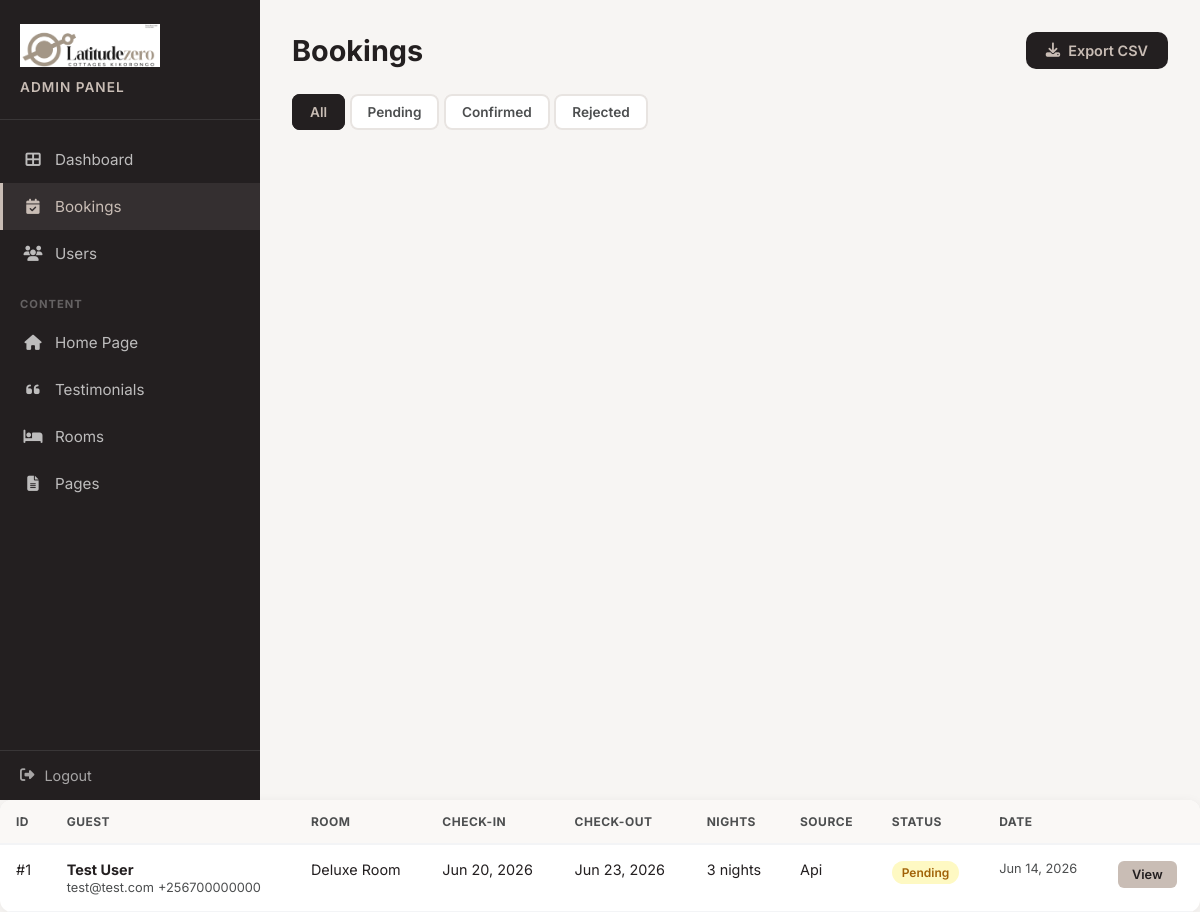
The page /admin/bookings/ (signed in) on the database as committed earlier.
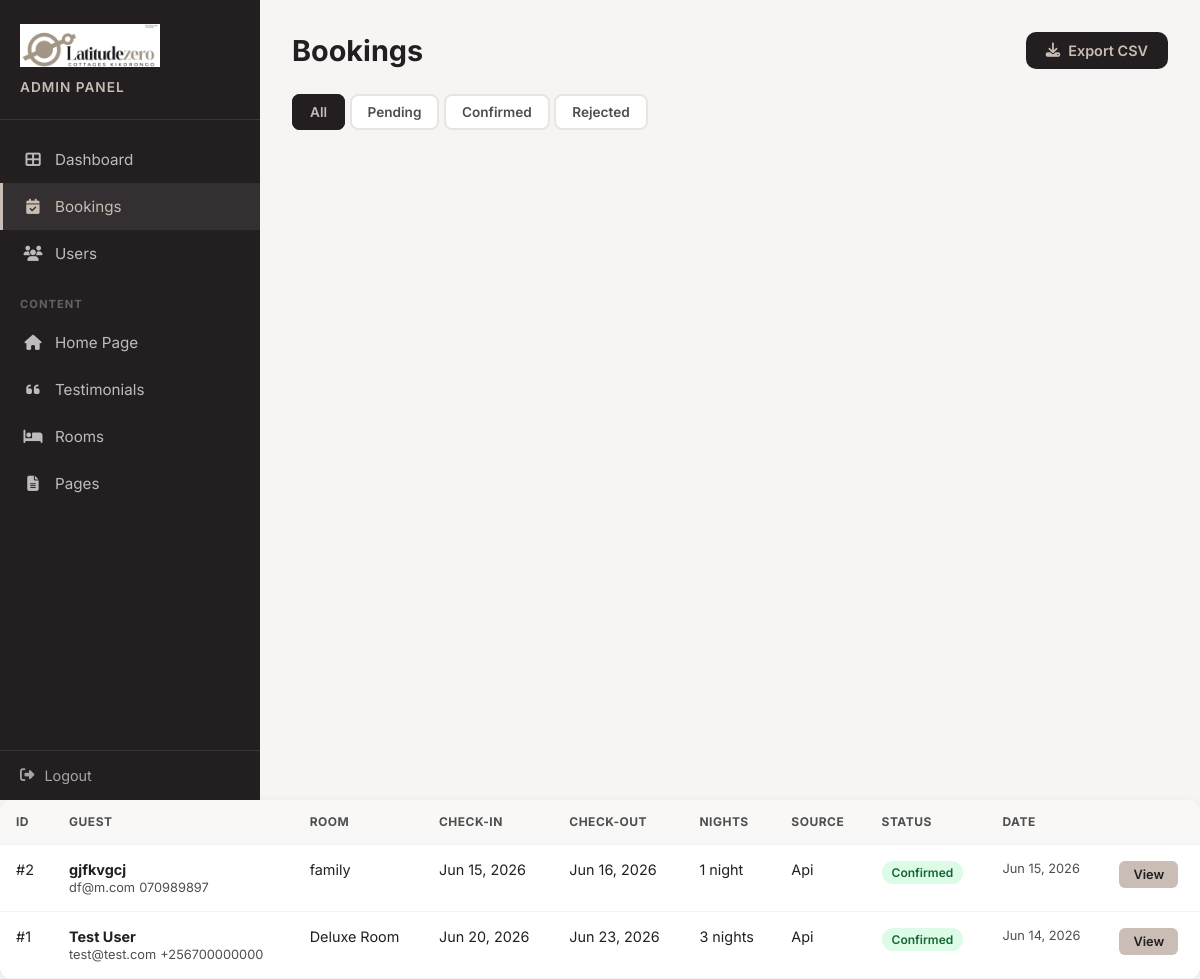
The same page on the database as committed later.
### models.py (models this page shows, shortened)
class Booking(db.Model):
    __tablename__ = 'bookings'
    id = db.Column(db.Integer, primary_key=True)
    checkin = db.Column(db.Date, nullable=False)
    checkout = db.Column(db.Date, nullable=False)
    guests = db.Column(db.String(20), nullable=False)
    room = db.Column(db.String(100), nullable=False)
    name = db.Column(db.String(120), nullable=False)
    email = db.Column(db.String(120), nullable=False)
    phone = db.Column(db.String(40))
    requests = db.Column(db.Text)
    status = db.Column(db.String(20), default='pending')
    source = db.Column(db.String(20), default='whatsapp')
    created_at = db.Column(db.DateTime, default=datetime.utcnow)
    @property
    def nights(self):
        if self.checkout and self.checkin:
            return (self.checkout - self.checkin).days
        return 0

### app.py (the view)
@app.route('/admin/bookings/')
@login_required
def admin_bookings():
    status_filter = request.args.get('status', '')
    page = request.args.get('page', 1, type=int)
    per_page = 20
    query = Booking.query
    if status_filter:
        query = query.filter_by(status=status_filter)
    query = query.order_by(Booking.created_at.desc())
    pagination = query.paginate(page=page, per_page=per_page, error_out=False)
    return render_template('bookings.html',
                           bookings=pagination.items,
                           pagination=pagination,
                           status_filter=status_filter)

### app.py (called while the page is built)
@login_manager.user_loader
def load_user(user_id):
    return User.query.get(int(user_id))

### templates/bookings.html (shortened to what this page needs)
<!DOCTYPE html>
<html lang="en">
<head>
    <link rel="stylesheet" href="https://cdnjs.cloudflare.com/ajax/libs/font-awesome/6.4.0/css/all.min.css">
</head>
<body>
    <div class="admin-layout">
        <aside class="sidebar">
            <div class="sidebar-header">
                <img src="/images/logos/secondary-logo.png" alt="Latitude Zero">
                <h2>Admin Panel</h2>
            </div>
            <nav class="sidebar-nav">
                <a href="/admin/"><i class="fas fa-th-large"></i> Dashboard</a>
                <a href="/admin/bookings/" class="active"><i class="fas fa-calendar-check"></i> Bookings</a>
                {% if current_user.is_superuser %}
                <a href="/admin/users/"><i class="fas fa-users"></i> Users</a>
                {% endif %}
                <div class="nav-section-title">Content</div>
                <a href="/admin/settings/"><i class="fas fa-home"></i> Home Page</a>
                <a href="/admin/testimonials/"><i class="fas fa-quote-left"></i> Testimonials</a>
                <a href="/admin/rooms/"><i class="fas fa-bed"></i> Rooms</a>
                <a href="/admin/pages/"><i class="fas fa-file-alt"></i> Pages</a>
            </nav>
            <div class="sidebar-footer">
                <a href="/admin/logout/"><i class="fas fa-sign-out-alt"></i> Logout</a>
            </div>
        </aside>
        <main class="main-content">
            <div class="page-header">
                <h1>Bookings</h1>
                <a href="/admin/bookings/export/" class="btn-export"><i class="fas fa-download"></i> Export CSV</a>
            </div>
                    <a href="/admin/bookings/" class="filter-btn {% if not status_filter %}active{% endif %}">All</a>
                    <a href="/admin/bookings/?status=pending" class="filter-btn {% if status_filter == 'pending' %}active{% endif %}">Pending</a>
                    <a href="/admin/bookings/?status=confirmed" class="filter-btn {% if status_filter == 'confirmed' %}active{% endif %}">Confirmed</a>
                    <a href="/admin/bookings/?status=rejected" class="filter-btn {% if status_filter == 'rejected' %}active{% endif %}">Rejected</a>
                </div>
            <div class="table-card">
                {% if bookings %}
                <table>
                    <thead>
                        <tr>
                            <th>ID</th>
                            <th>Guest</th>
                            <th>Room</th>
                            <th>Check-in</th>
                            <th>Check-out</th>
                            <th>Nights</th>
                            <th>Source</th>
                            <th>Status</th>
                            <th>Date</th>
                            <th></th>
                        </tr>
                    </thead>
                    <tbody>
                        {% for booking in bookings %}
                        <tr>
                            <td>#{{ booking.id }}</td>
                            <td>
                                <div class="guest-info">
                                    <strong>{{ booking.name }}</strong>
                                    <span>{{ booking.email }}</span>
                                    {% if booking.phone %}
                                    <span>{{ booking.phone }}</span>
                                    {% endif %}
                                </div>
                            </td>
                            <td>{{ booking.room }}</td>
                            <td>{{ booking.checkin.strftime('%b %d, %Y') }}</td>
                            <td>{{ booking.checkout.strftime('%b %d, %Y') }}</td>
                            <td>{{ booking.nights }} night{{ 's' if booking.nights != 1 else '' }}</td>
                            <td style="text-transform:capitalize;">{{ booking.source }}</td>
                            <td><span class="badge {{ booking.status }}">{{ booking.status|title }}</span></td>
                            <td style="color:#4C4E4F;font-size:0.8rem;">{{ booking.created_at.strftime('%b %d, %Y') }}</td>
                            <td><a href="/admin/bookings/{{ booking.id }}/" class="btn-sm">View</a></td>
                        </tr>
                        {% endfor %}
                    </tbody>
                </table>
                {% else %}
                <div class="empty-state">
                    <i class="fas fa-calendar-times"></i>
                    <p>No bookings found.{% if status_filter %} <a href="/admin/bookings/">Clear filter</a>{% endif %}</p>
                </div>
                {% endif %}
            </div>
</body>
</html>

### templates/bookings.html (style rules this page uses)
* { margin: 0; padding: 0; box-sizing: border-box; }
body { font-family: 'Inter', sans-serif; background: #f7f5f3; color: #231F20; min-height: 100vh; }
.admin-layout { display: flex; min-height: 100vh; }
.sidebar { width: 260px; background: #231F20; color: #fff; flex-shrink: 0; display: flex; flex-direction: column; }
.sidebar-header { padding: 24px 20px; border-bottom: 1px solid rgba(255,255,255,0.1); }
.sidebar-header img { max-width: 140px; margin-bottom: 8px; }
.sidebar-header h2 { font-size: 0.85rem; font-weight: 600; color: #C9BDB5; text-transform: uppercase; letter-spacing: 1px; }
.sidebar-nav { flex: 1; padding: 16px 0; }
.sidebar-nav a { display: flex; align-items: center; gap: 12px; padding: 14px 20px; color: rgba(255,255,255,0.7); text-decoration: none; font-size: 0.95rem; transition: all 0.2s; border-left: 3px solid transparent; }
.sidebar-nav a.active { background: rgba(201,189,181,0.1); color: #C9BDB5; border-left-color: #C9BDB5; }
.sidebar-nav a i { width: 20px; text-align: center; }
.sidebar-nav .nav-section-title { padding: 20px 20px 8px; font-size: 0.7rem; font-weight: 700; text-transform: uppercase; letter-spacing: 1px; color: rgba(255,255,255,0.3); }
.sidebar-footer { padding: 16px 20px; border-top: 1px solid rgba(255,255,255,0.1); }
.sidebar-footer a { display: flex; align-items: center; gap: 10px; color: rgba(255,255,255,0.6); text-decoration: none; font-size: 0.9rem; transition: color 0.2s; }
.main-content { flex: 1; padding: 32px; overflow-y: auto; }
.page-header { display: flex; justify-content: space-between; align-items: center; margin-bottom: 32px; flex-wrap: wrap; gap: 16px; }
.page-header h1 { font-size: 1.8rem; font-weight: 700; }
.filter-btn { padding: 8px 16px; border-radius: 8px; font-size: 0.85rem; font-weight: 600; text-decoration: none; border: 2px solid #e8e4e1; color: #4C4E4F; background: #fff; transition: all 0.2s; }
.filter-btn.active { background: #231F20; border-color: #231F20; color: #C9BDB5; }
.table-card { background: #fff; border-radius: 12px; box-shadow: 0 2px 12px rgba(35,31,32,0.06); overflow: hidden; }
table { width: 100%; border-collapse: collapse; }
th { text-align: left; padding: 14px 16px; font-size: 0.75rem; font-weight: 700; text-transform: uppercase; letter-spacing: 0.5px; color: #4C4E4F; background: #faf8f6; border-bottom: 2px solid #f3f4f6; }
td { padding: 16px; font-size: 0.9rem; border-bottom: 1px solid #f3f4f6; vertical-align: top; }
.badge { display: inline-block; padding: 4px 10px; border-radius: 20px; font-size: 0.75rem; font-weight: 600; }
.badge.confirmed { background: #dcfce7; color: #166534; }
.btn-sm { display: inline-block; padding: 6px 14px; background: #C9BDB5; color: #231F20; text-decoration: none; border-radius: 6px; font-size: 0.8rem; font-weight: 600; transition: background 0.2s; }
.btn-export { display: inline-flex; align-items: center; gap: 8px; padding: 10px 20px; background: #231F20; color: #C9BDB5; text-decoration: none; border-radius: 10px; font-size: 0.9rem; font-weight: 600; transition: background 0.2s; }
.guest-info strong { display: block; }
.guest-info span { color: #4C4E4F; font-size: 0.8rem; }

Rows that differ between the two databases and show on the page:
added Booking: id "2", name "gjfkvgcj", email "df@m.com", phone "070989897", room "family", checkin "Jun 15, 2026", checkout "Jun 16, 2026", nights "1", source "Api", status "Confirmed", created_at "Jun 15, 2026"
changed Booking "Test User": status "Pending" → "Confirmed"
